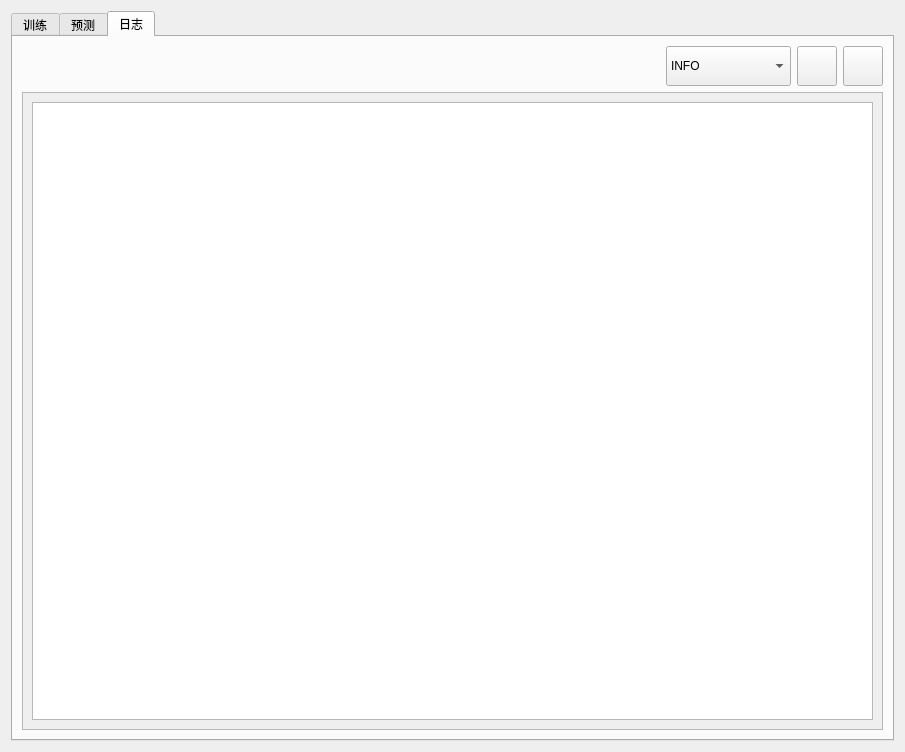
<?xml version="1.0" encoding="UTF-8"?>
<ui version="4.0">
 <class>Trainer</class>
 <widget class="QWidget" name="Trainer">
  <property name="geometry">
   <rect>
    <x>0</x>
    <y>0</y>
    <width>905</width>
    <height>752</height>
   </rect>
  </property>
  <property name="windowTitle">
   <string>Trainer</string>
  </property>
  <layout class="QGridLayout" name="gridLayout">
   <item row="0" column="0">
    <layout class="QVBoxLayout" name="verticalLayout">
     <item>
      <widget class="QTabWidget" name="tabWidget">
       <property name="currentIndex">
        <number>2</number>
       </property>
       <widget class="QWidget" name="train_tab">
        <attribute name="title">
         <string>训练</string>
        </attribute>
        <layout class="QGridLayout" name="gridLayout_2">
         <item row="0" column="0">
          <layout class="QVBoxLayout" name="verticalLayout_3">
           <item>
            <layout class="QHBoxLayout" name="horizontalLayout" stretch="1,7,0">
             <property name="rightMargin">
              <number>0</number>
             </property>
             <item>
              <layout class="QVBoxLayout" name="train_list_layout">
               <property name="bottomMargin">
                <number>0</number>
               </property>
               <item>
                <widget class="QPushButton" name="add_train_btn">
                 <property name="minimumSize">
                  <size>
                   <width>300</width>
                   <height>45</height>
                  </size>
                 </property>
                 <property name="toolTip">
                  <string>添加训练</string>
                 </property>
                 <property name="styleSheet">
                  <string notr="true"/>
                 </property>
                 <property name="text">
                  <string/>
                 </property>
                 <property name="icon">
                  <iconset>
                   <normaloff>../resources/添加.png</normaloff>../resources/添加.png</iconset>
                 </property>
                 <property name="iconSize">
                  <size>
                   <width>80</width>
                   <height>30</height>
                  </size>
                 </property>
                </widget>
               </item>
               <item>
                <widget class="QScrollArea" name="train_scroll_area">
                 <property name="minimumSize">
                  <size>
                   <width>0</width>
                   <height>0</height>
                  </size>
                 </property>
                 <property name="widgetResizable">
                  <bool>true</bool>
                 </property>
                 <widget class="QWidget" name="scrollAreaWidgetContents_2">
                  <property name="geometry">
                   <rect>
                    <x>0</x>
                    <y>0</y>
                    <width>298</width>
                    <height>520</height>
                   </rect>
                  </property>
                 </widget>
                </widget>
               </item>
              </layout>
             </item>
             <item>
              <widget class="QScrollArea" name="image_scroll_area">
               <property name="widgetResizable">
                <bool>true</bool>
               </property>
               <widget class="QWidget" name="scrollAreaWidgetContents">
                <property name="geometry">
                 <rect>
                  <x>0</x>
                  <y>0</y>
                  <width>442</width>
                  <height>574</height>
                 </rect>
                </property>
               </widget>
              </widget>
             </item>
             <item>
              <layout class="QVBoxLayout" name="verticalLayout_4">
               <property name="rightMargin">
                <number>0</number>
               </property>
               <item>
                <widget class="QComboBox" name="filter_lbl">
                 <property name="minimumSize">
                  <size>
                   <width>0</width>
                   <height>40</height>
                  </size>
                 </property>
                </widget>
               </item>
               <item>
                <spacer name="verticalSpacer_2">
                 <property name="orientation">
                  <enum>Qt::Vertical</enum>
                 </property>
                 <property name="sizeHint" stdset="0">
                  <size>
                   <width>20</width>
                   <height>40</height>
                  </size>
                 </property>
                </spacer>
               </item>
              </layout>
             </item>
            </layout>
           </item>
           <item>
            <layout class="QHBoxLayout" name="horizontalLayout_2">
             <item>
              <widget class="QPushButton" name="start_train_btn">
               <property name="minimumSize">
                <size>
                 <width>80</width>
                 <height>40</height>
                </size>
               </property>
               <property name="text">
                <string/>
               </property>
               <property name="icon">
                <iconset>
                 <normaloff>../resources/开始.png</normaloff>../resources/开始.png</iconset>
               </property>
               <property name="iconSize">
                <size>
                 <width>40</width>
                 <height>25</height>
                </size>
               </property>
              </widget>
             </item>
             <item>
              <widget class="QPushButton" name="stop_train_btn">
               <property name="minimumSize">
                <size>
                 <width>80</width>
                 <height>40</height>
                </size>
               </property>
               <property name="text">
                <string/>
               </property>
               <property name="icon">
                <iconset>
                 <normaloff>../resources/停止.png</normaloff>../resources/停止.png</iconset>
               </property>
               <property name="iconSize">
                <size>
                 <width>40</width>
                 <height>25</height>
                </size>
               </property>
              </widget>
             </item>
             <item>
              <widget class="QPushButton" name="config_train_btn">
               <property name="minimumSize">
                <size>
                 <width>80</width>
                 <height>40</height>
                </size>
               </property>
               <property name="text">
                <string/>
               </property>
               <property name="icon">
                <iconset>
                 <normaloff>../resources/设置.png</normaloff>../resources/设置.png</iconset>
               </property>
               <property name="iconSize">
                <size>
                 <width>40</width>
                 <height>25</height>
                </size>
               </property>
              </widget>
             </item>
             <item>
              <spacer name="horizontalSpacer_3">
               <property name="orientation">
                <enum>Qt::Horizontal</enum>
               </property>
               <property name="sizeHint" stdset="0">
                <size>
                 <width>40</width>
                 <height>20</height>
                </size>
               </property>
              </spacer>
             </item>
            </layout>
           </item>
           <item>
            <layout class="QHBoxLayout" name="horizontalLayout_3">
             <item>
              <spacer name="horizontalSpacer_2">
               <property name="orientation">
                <enum>Qt::Horizontal</enum>
               </property>
               <property name="sizeHint" stdset="0">
                <size>
                 <width>40</width>
                 <height>20</height>
                </size>
               </property>
              </spacer>
             </item>
             <item>
              <widget class="QPushButton" name="pre_page_btn">
               <property name="minimumSize">
                <size>
                 <width>60</width>
                 <height>40</height>
                </size>
               </property>
               <property name="text">
                <string/>
               </property>
               <property name="icon">
                <iconset>
                 <normaloff>../resources/上一页.png</normaloff>../resources/上一页.png</iconset>
               </property>
               <property name="iconSize">
                <size>
                 <width>40</width>
                 <height>25</height>
                </size>
               </property>
              </widget>
             </item>
             <item>
              <widget class="QPushButton" name="next_page_btn">
               <property name="minimumSize">
                <size>
                 <width>60</width>
                 <height>40</height>
                </size>
               </property>
               <property name="text">
                <string/>
               </property>
               <property name="icon">
                <iconset>
                 <normaloff>../resources/下一页.png</normaloff>../resources/下一页.png</iconset>
               </property>
               <property name="iconSize">
                <size>
                 <width>40</width>
                 <height>25</height>
                </size>
               </property>
              </widget>
             </item>
             <item>
              <spacer name="horizontalSpacer">
               <property name="orientation">
                <enum>Qt::Horizontal</enum>
               </property>
               <property name="sizeHint" stdset="0">
                <size>
                 <width>40</width>
                 <height>20</height>
                </size>
               </property>
              </spacer>
             </item>
            </layout>
           </item>
          </layout>
         </item>
        </layout>
       </widget>
       <widget class="QWidget" name="predict_tab">
        <attribute name="title">
         <string>预测</string>
        </attribute>
       </widget>
       <widget class="QWidget" name="log_tab">
        <attribute name="title">
         <string>日志</string>
        </attribute>
        <layout class="QGridLayout" name="gridLayout_3">
         <item row="0" column="0">
          <layout class="QVBoxLayout" name="verticalLayout_5">
           <item>
            <layout class="QHBoxLayout" name="horizontalLayout_4">
             <item>
              <spacer name="horizontalSpacer_4">
               <property name="orientation">
                <enum>Qt::Horizontal</enum>
               </property>
               <property name="sizeHint" stdset="0">
                <size>
                 <width>40</width>
                 <height>20</height>
                </size>
               </property>
              </spacer>
             </item>
             <item>
              <widget class="QComboBox" name="log_level_combobox">
               <property name="minimumSize">
                <size>
                 <width>125</width>
                 <height>40</height>
                </size>
               </property>
               <item>
                <property name="text">
                 <string>INFO</string>
                </property>
               </item>
               <item>
                <property name="text">
                 <string>WARNING</string>
                </property>
               </item>
               <item>
                <property name="text">
                 <string>ERROR</string>
                </property>
               </item>
              </widget>
             </item>
             <item>
              <widget class="QPushButton" name="search_btn">
               <property name="minimumSize">
                <size>
                 <width>0</width>
                 <height>40</height>
                </size>
               </property>
               <property name="text">
                <string/>
               </property>
               <property name="icon">
                <iconset>
                 <normaloff>../resources/搜索.png</normaloff>../resources/搜索.png</iconset>
               </property>
               <property name="iconSize">
                <size>
                 <width>45</width>
                 <height>35</height>
                </size>
               </property>
              </widget>
             </item>
             <item>
              <widget class="QPushButton" name="open_folder_btn">
               <property name="minimumSize">
                <size>
                 <width>0</width>
                 <height>40</height>
                </size>
               </property>
               <property name="text">
                <string/>
               </property>
               <property name="icon">
                <iconset>
                 <normaloff>../resources/打开.png</normaloff>../resources/打开.png</iconset>
               </property>
               <property name="iconSize">
                <size>
                 <width>40</width>
                 <height>40</height>
                </size>
               </property>
              </widget>
             </item>
            </layout>
           </item>
           <item>
            <layout class="QVBoxLayout" name="verticalLayout_2">
             <item>
              <widget class="QScrollArea" name="scrollArea">
               <property name="widgetResizable">
                <bool>true</bool>
               </property>
               <widget class="QWidget" name="scrollAreaWidgetContents_3">
                <property name="geometry">
                 <rect>
                  <x>0</x>
                  <y>0</y>
                  <width>847</width>
                  <height>614</height>
                 </rect>
                </property>
                <layout class="QGridLayout" name="gridLayout_4">
                 <item row="0" column="0">
                  <widget class="QTextEdit" name="log_area"/>
                 </item>
                </layout>
               </widget>
              </widget>
             </item>
            </layout>
           </item>
          </layout>
         </item>
        </layout>
       </widget>
      </widget>
     </item>
    </layout>
   </item>
  </layout>
 </widget>
 <resources/>
 <connections/>
</ui>
